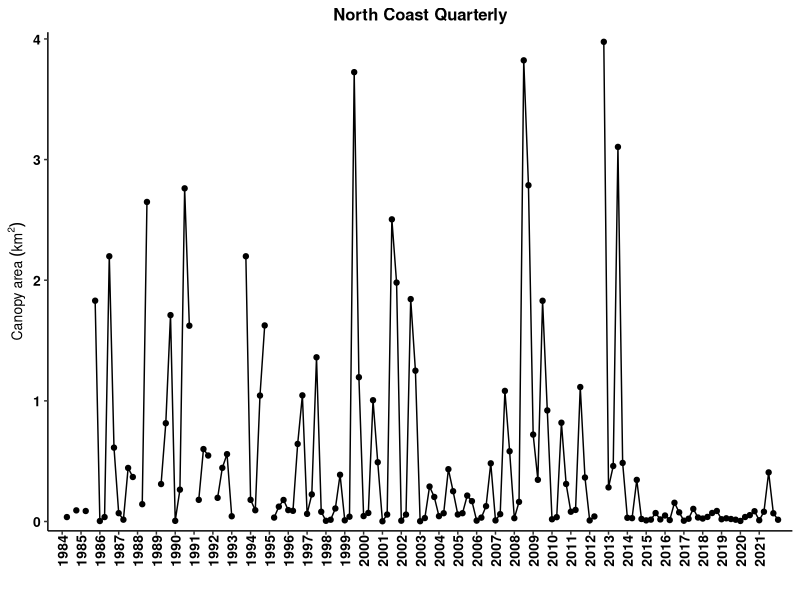
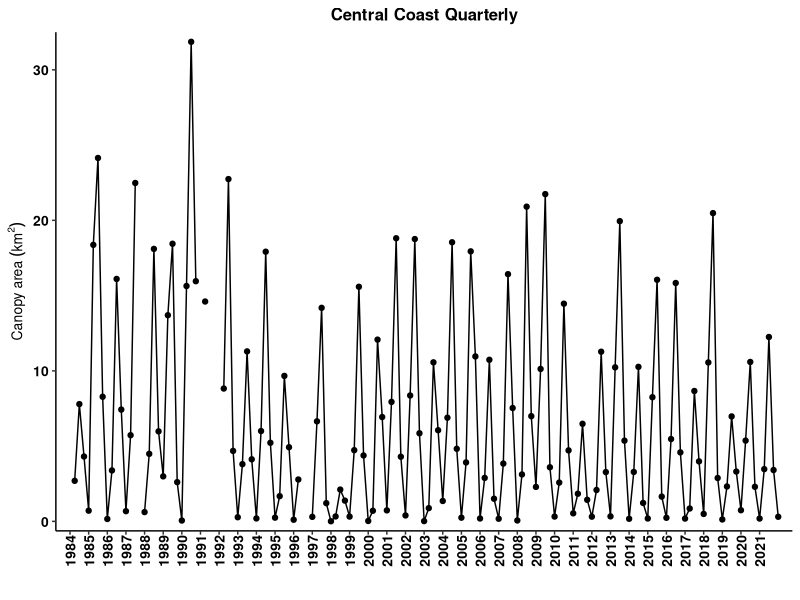
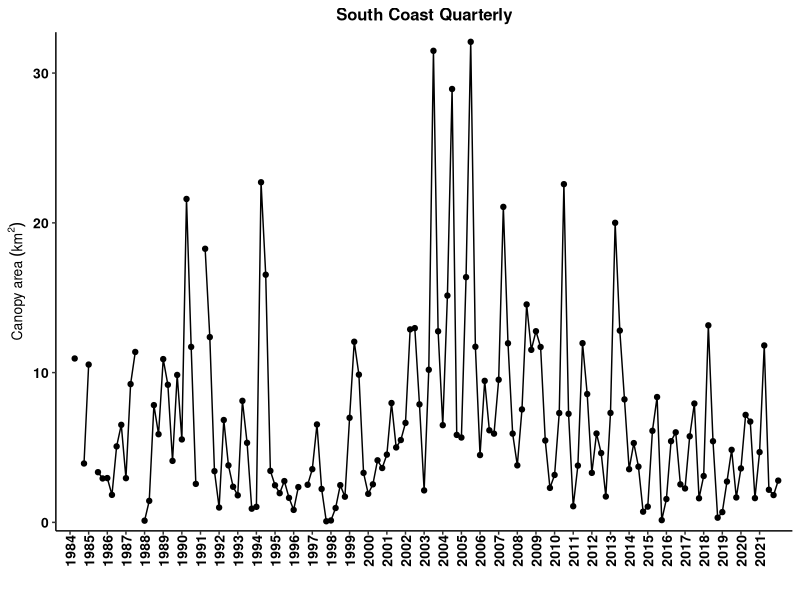

The R script that drew these images, in order:
## ---- chunk 1
knitr::opts_chunk$set(echo = FALSE, warning=FALSE)
options(knitr.table.format = "latex")
# to create a PDF output, change "output:html_document" to "output: pdf_document" in the header above.
# note about fig_crop:FALSE. This makes the PDF output look nicer by putting spaces btwn the figures instead of smashing them as close together as possible. It doesn't do anything to the HTML output as far as I can tell.
# how to assign username: git config --global user.name "gcontolini"
# how to add, commit, and add message in terminal: git commit -am "commit message"
# how to write commit message in terminal: write message then press esc and :wq to save and exit

#### Load libraries ####
library(ggplot2) # plotting
library(ggpubr) # arranging plots
library(scales) # let's you put commas in the axis labels for thousands
library(dplyr) # data manipulations
library(tidyr) # data cleaning
library(readr) # better data reading
library(ncdf4)
library(sf) # special features. probably mapping. 
library(sp) # spatial data
library(lubridate) # manipulating dates easily
library(knitr) # to knit the Rmd file
library(kableExtra) # pretty tables
library(bookdown) # pretty table additions

#### ggplot theme ####
my.theme = theme( 
   panel.background = element_blank(), 
   panel.grid.minor.x = element_blank(),
   panel.grid.major.x = element_blank(),
   panel.grid = element_blank(),
   axis.text  = element_text(size=10, face='bold', color='black'), #makes axis labels bigger
   axis.title = element_text(size=10, face="bold"), #makes axis title bigger and bold
   #axis.title.y = element_text(margin=margin(0,10,0,5)), #pushes the y axis title away from the y axis labels
   strip.background = element_blank(),
   #legend.title = element_blank(),
   #legend.text = element_text(size=8),
   legend.background = element_blank(), 
   legend.key = element_blank(), #makes the legend background behind the symbols go away.
   #axis.ticks.x = element_blank()
   axis.line = element_line(color = 'black'), 
   panel.border = element_blank(), # this removes the box around the plot   
   plot.title = element_text(size=12 ,face='bold', hjust = 0.5), # hjust 0.5 makes title centered
   axis.text.x = element_text(size = 10, angle = 90, vjust = 0.5, margin = margin(0,0,5,0)) # rotates x axis labels 90 degrees counter-clockwise, pushes bars onto x axis
)


#### Import data ####
# info on the data: https://sbclter.msi.ucsb.edu/data/catalog/package/?package=knb-lter-sbc.74

# Instructions from Dr. Tom Bell:
# “The output files show the Admin Bed # in the first column and the rest of the columns are quarters from 1984 - 2020. Area is in m2 and biomass is in fresh kg. Missing values (due to lack of imagery or clouds are labelled as -999).”

# Edible seaweed data from CDFW
# edible = read.csv('EdibleSeaweedHarvest_rfm_1-28-21.csv') # edible seaweed harvest. This one has months. That is important.
# kelp = read.csv('KelpHarvest_vers2_rfm_1-28-21.csv') # kelp harvest
## ---- chunk 2
# ## THIS HAS ALL BEEN COMMENTED BECAUSE IT IS JUST THE WORK THAT LED TO THE CSVS I'M USING FOR THE FIGS

# #Regional Kelp Biomass and Area Dynamics
# #Tom Bell
# #March 1, 2021
# # **Please let me know if you need help with any step!**
# 
# #Install Packages **(Only the first time you ever run this script)**
# #The first time you ever run this script, please install these packages by removing the '#' in front of each line (lines 8 - 10)
# # install.packages('ncdf4')
# # install.packages('sf')
# # install.packages('sp')
# 
# #Load Required Packages
# #You need to load these packages each time you restart an R session and run this script
# library(ncdf4)
# library(sf)
# library(sp)
# 
# #Set Work Directory
# #This is a folder on your computer where all input files and outputs files will be placed
# # **Please update this path to the working directory on your computer**
# # **Note that on a Windows machine the forward slashes "/" have to be changed to back slashes "\"
# setwd('/Users/gcontolini/OneDrive - California Department of Fish and Wildlife/Kelp Team/ESR Materials/Figures and data/total abundance')
# 
# #Load Admin Bed Shapefile
# #Place the lat/lon version of the Admin Bed shapefile in your working directory
# regions <- st_read('regional.shp')
# 
# #Open Kelp NetCDF File
# #Place the NetCDF file in your working directory
# #The file can be found here: https://sbclter.msi.ucsb.edu/data/catalog/package/?package=knb-lter-sbc.74
# # nc_data <- nc_open('kelpCanopyFromLandsat_2020_v2.nc') # old data
# nc_data <- nc_open('LandsatKelpBiomass_2022_Q1_withmetadata.nc')
# 
# #Load necessary variables from NetCDF File
# lon <- ncvar_get(nc_data, 'longitude')
# lat <- ncvar_get(nc_data, 'latitude')
# years <- ncvar_get(nc_data, 'year')
# quarters <- ncvar_get(nc_data, 'quarter')
# biomass <- ncvar_get(nc_data, 'biomass')
# area <- ncvar_get(nc_data, 'area')
# 
# #Make Coordinate Dataframe
# coords <- data.frame(lon,lat)
# 
# #Create output matrices
# LN = dim(quarters)
# output_biomass <- matrix(ncol=LN, nrow=3)
# output_area <- matrix(ncol=LN, nrow=3)
# 
# for(i in 1:3){
#   
#   #Pull shapefile coordinates from each admin bed
#   #bed_coords <- as.data.frame(regions[i,]$geometry[[1]][[1]][[1]])
#   bed_coords <- as.data.frame(regions[i,]$geometry[[1]][[1]])
#   
#   #Find the kelp coordinates that exist inside each admin bed polygon
#   kelp_poly <- point.in.polygon(lon, lat, bed_coords$V1, bed_coords$V2, mode.checked=FALSE)
#   TF <- which(kelp_poly %in% 1)
#   
#   #Extract biomass and area data for each polygon
#   bio_bed <- biomass[TF,] 
#   area_bed <- area[TF,] 
#   
#   #Sum biomass and area
#   bio_bed_sum <- colSums(bio_bed, na.rm = TRUE, dims = 1)
#   area_bed_sum <- colSums(area_bed, na.rm = TRUE, dims = 1)
#   
#   #Remove Columns w/ >25% No Data (Clouds)
#   #Find all NA values (missing data) in the kelp dataset
#   bio_bed_NA = is.na(bio_bed)
#   area_bed_NA = is.na(area_bed)
#   
#   #Find number of kelp pixels in the polygon
#   L = dim(bio_bed)
#   
#   #Calculate the percent of NAs for each season
#   bio_bed_NA_percent <- colSums(bio_bed_NA, na.rm = TRUE)/L[1]
#   area_bed_NA_percent <- colSums(area_bed_NA, na.rm = TRUE)/L[1]
#   
#   #Find seasons with greater than 20% missing data
#   NA_GT <- which(bio_bed_NA_percent > 0.25)
#   NA_GTA <- which(area_bed_NA_percent > 0.25)
#   
#   #Set seasons with greater than 20% missing data to -999
#   bio_bed_sum[NA_GT] = -999
#   area_bed_sum[NA_GTA] = -999
#   
#   #Add summed kelp canopy data to matrix
#   output_biomass[i,] <- bio_bed_sum
#   output_area[i,] <- area_bed_sum
#   
# }
# 
# #Transpose Quarter and Year data
# quarterst <- t(quarters)
# yearst <- t(years)
# 
# #Add Quarter and Year data to output matrices
# output2_biomass <- rbind(quarterst, output_biomass)
# output3_biomass <- rbind(yearst, output2_biomass)
# output2_area <- rbind(quarterst, output_area)
# output3_area <- rbind(yearst, output2_area)
# 
# #Add region to output matrices
# region <- c('North','Central','South')
# regionNA <- c(rep(NA,2),region)
# output4_biomass <- cbind(regionNA, output3_biomass)
# output4_area <- cbind(regionNA, output3_area)
# 
# #Write CSV of kelp biomass time series for each region
# write.csv(output4_biomass, 'kelp_biomass_regional_output_2May2022.csv', row.names = FALSE)
# write.csv(output4_area, 'kelp_area_regional_output_2May2022.csv', row.names = FALSE)


output4_area <- read.csv('kelp_area_regional_output_2May2022.csv')

# I believe we only got countywide data directly from T Bell.
## ---- chunk 3
canopy_area <- output4_area %>%
   as.data.frame()

# I want to plot area vs. year.quarter. This means year.quarter needs to be in a column. Currently all cols are separate. This is called wide format. I want tall format.

# create column names
names(canopy_area) <- paste(canopy_area[1,], canopy_area[2,], sep='.') # paste years with quarters to make each col have a unique name.

# rename the ID col for counties
names(canopy_area)[1] <- "region"

# remove first 2 rows since they are not canopy data, just IDs--year and quarter
canopy_area <- canopy_area[-c(1:2),] 

# convert to tall format
canopy_area_tall <- canopy_area %>% 
   pivot_longer(-'region', names_to = 'year.qtr', values_to = 'm2')

# separate year and quarter into two cols
canopy_area_tall <- canopy_area_tall %>%
   separate(col = year.qtr, sep = "[.]", into = c("year","qtr")) # omg. you have to hard bracket the period for some reason. wtf does [^[:alnum:]]+ mean and why aren't brackets used in the example?????? :((

# make number cols numeric
canopy_area_tall$year <- as.numeric(canopy_area_tall$year)
canopy_area_tall$qtr <- as.numeric(canopy_area_tall$qtr)
canopy_area_tall$m2 <- as.numeric(canopy_area_tall$m2)

# make quarters actual quarter decimals for plotting
qtrs <- seq(0,0.75,0.25)
for(i in 1:4) {
   canopy_area_tall$qtr[which(canopy_area_tall$qtr == i)] <- qtrs[i]
}

# add year and quarter to get a continuous time column. Note that the tibble hides the decimals place for no apparent reason but the sum is correct.
canopy_area_tall$year.qtr <- canopy_area_tall$year + canopy_area_tall$qtr

# Change negative area to NA
canopy_area_tall$m2[which(canopy_area_tall$m2 < 0)] = NA

# Convert m2 to km2
canopy_area_tall$km2 = canopy_area_tall$m2 / 1e6
## ---- chunk 4

# All quarters
expand.a.little = 0.02

## North Coast
ggplot(canopy_area_tall[which(canopy_area_tall$region == 'North'),], aes(x = year.qtr, y = km2)) +
   geom_point() +
   geom_line() +
   scale_x_continuous(breaks = 1984:2021, expand = c(expand.a.little,0)) +
   scale_y_continuous(expand = c(expand.a.little, 0)) +
   labs(x = '',  y =  bquote('Canopy area'~(km^2))) +
   ggtitle('North Coast Quarterly') +
   my.theme

## Central Coast
ggplot(canopy_area_tall[which(canopy_area_tall$region == 'Central'),], aes(x = year.qtr, y = km2)) +
   geom_point() +
   geom_line() +
   scale_x_continuous(breaks = 1984:2021, expand = c(expand.a.little,0)) +
   scale_y_continuous(expand = c(expand.a.little, 0)) +
   labs(x = '',  y =  bquote('Canopy area'~(km^2))) +
   ggtitle('Central Coast Quarterly') +
   my.theme

## South Coast including Channel Islands
ggplot(canopy_area_tall[which(canopy_area_tall$region == 'South'),], aes(x = year.qtr, y = km2)) +
   geom_point() +
   geom_line() +
   scale_x_continuous(breaks = 1984:2021, expand = c(expand.a.little,0)) +
   scale_y_continuous(expand = c(expand.a.little, 0)) +
   labs(x = '',  y =  bquote('Canopy area'~(km^2))) +
   ggtitle('South Coast Quarterly') +
   my.theme
## ---- chunk 5
qtr_max_region <- canopy_area_tall %>%
  group_by(region, year) %>%        # group by region and year
  slice(which.max(km2)) %>%      # find the maximum km2 value
  subset(select = -year.qtr) %>% # remove year.qtr col
  transmute(quarter = qtr*4+1)   # change quarters from decimals to 1,2,3,4

# Count how many quarters are the max per year per region
n_max_qtrs_region <- qtr_max_region %>%
  group_by(region, quarter) %>%
  summarise(number = length(quarter), .groups = 'drop') %>%
  complete(region, quarter, fill = list(number = 0)) # sets missing quarters to number = 0

kable(n_max_qtrs_region
      , digits = 2
      , booktabs = TRUE
      , row.names = FALSE
      , align = 'c'
      , linesep = ''
      , caption = 'Number of quarters with maximum annual canopy area'
) %>%
  kable_styling(latex_options = 'hold_position') # otherwise the table moves in the pdf
